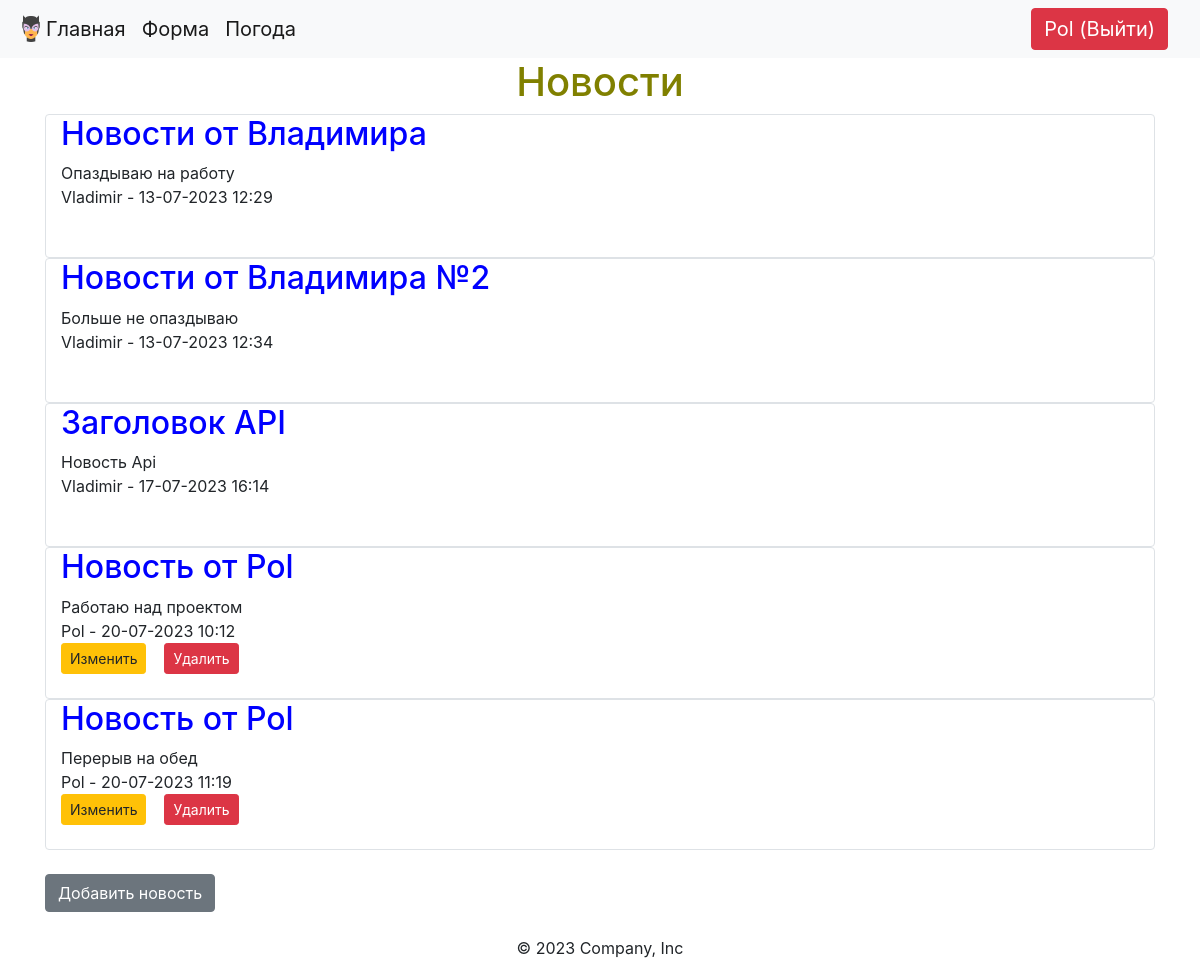
Page /index (signed in) on the committed database.
### data/users.py (models this page shows, shortened)
class User(SqlAlchemyBase, UserMixin, SerializerMixin):
    __tablename__ = 'users'
    id = sqlalchemy.Column(sqlalchemy.Integer, primary_key=True, autoincrement=True)
    name = sqlalchemy.Column(sqlalchemy.String, nullable=True)
    about = sqlalchemy.Column(sqlalchemy.String, nullable=True)
    email = sqlalchemy.Column(sqlalchemy.String, index=True, unique=True, nullable=True)
    hashed_password = sqlalchemy.Column(sqlalchemy.String, nullable=True)
    create_date = sqlalchemy.Column(sqlalchemy.DateTime, default=datetime.datetime.now())
    news = orm.relationship("News", back_populates='user')  # связываем с классом и user

### data/news.py (models this page shows, shortened)
class News(SqlAlchemyBase, UserMixin, SerializerMixin):
    __tablename__ = 'news'
    id = sqlalchemy.Column(sqlalchemy.Integer, primary_key=True, autoincrement=True)
    title = sqlalchemy.Column(sqlalchemy.String, nullable=True)
    content = sqlalchemy.Column(sqlalchemy.String, nullable=True)
    create_date = sqlalchemy.Column(sqlalchemy.DateTime, default=datetime.datetime.now())
    is_private = sqlalchemy.Column(sqlalchemy.Boolean, default=True)
    is_published = sqlalchemy.Column(sqlalchemy.Boolean, default=True)
    user_id = sqlalchemy.Column(sqlalchemy.Integer, sqlalchemy.ForeignKey("users.id"))
    user = orm.relationship('User')  # связываем с классом

### main.py (the view)
@app.route('/')
@app.route('/index')
def index():
    db_sess = db_session.create_session()
    if current_user.is_authenticated:
        news = db_sess.query(News).filter((News.user == current_user) | (News.is_private != True))
    else:
        news = db_sess.query(News).filter(News.is_private != True)
    return render_template('index.html', title='Новости', news=news)  # * список **словарь

### data/db_session.py (called while the page is built)
def create_session() -> Session:  # аннотатор функций, возвращает сессию
    global created
    return created()

### main.py (called while the page is built)
@login_manager.user_loader
def load_user(user_id):
    db_sess = db_session.create_session()
    return db_sess.get(User, user_id)

### templates/index.html
{% extends "base.html" %}
{% block content %}
<h1 align="center" style="color: olive;"> Новости </h1>
<div class="container">
{% for item in news %}
<div class="col border rounded ">
    <h2 style="color:blue;">{{ item.title }} </h2>
    <div>{{ item.content }}</div>
    <div>{{ item.user.name }} - {{ item.create_date.strftime("%d-%m-%Y %H:%M")}}</div>
 {% if current_user.is_authenticated and current_user == item.user %}
        <a href="/news/{{ item.id }}" class="btn btn-sm btn-warning">Изменить</a>&nbsp; &nbsp;
        <a href="/news_del/{{ item.id }}" class="btn btn-sm btn-danger"
           title="Удалить новость: &laquo;{{item.title}}&raquo;"
           onclick="return confirm('Вы действительно хотите удалить новость &laquo;{{item.title}}&raquo;?')">Удалить</a>
    {% endif %}
<br><br></div>
{% endfor %}
{% if current_user.is_authenticated %}
    <br><a href="news" class="btn btn-secondary">Добавить новость</a><br><br>
{% endif %}
</div>
<p class="text-center text-body-secondary">© 2023 Company, Inc</p>
{% endblock %}

### templates/base.html (shortened to what this page needs)
<!DOCTYPE html>
<html lang="en">
<head>
    <link rel="stylesheet" type="text/css" href="../static/css/style.css">
    <link rel="stylesheet" href="https://cdn.jsdelivr.net/npm/bootstrap@4.6.2/dist/css/bootstrap.min.css"
>
</head>
<body>
<header>
    <nav class="navbar navbar-light bg-light d-flex justify-content-start">
        <a class="navbar-brand" href="/index">
            <img src="../static/images/Picture-icon.png" width="30" height="30"
                 class="d-inline-block align-top" alt="">Главная</a>
        <a class="navbar-brand" href="/form_sample">Форма</a>
        <a class="navbar-brand" href="/weather_form">Погода</a>
        {% if current_user.is_authenticated %}
        <a class="navbar-brand btn btn-danger text-white ml-auto" title="Нажмите для выхода" href="/logout">{{ current_user.name}} (Выйти)</a>
        {% else %}
        <a class="navbar-brand" href="/login">Авторизация</a>
        <a class="navbar-brand" href="/register">Регистрация</a>
        {% endif %}
    </nav>
</header>
{% block content %}{% endblock %}
</body>
</html>

### rows in the picture
User: name "Pol"
News: title "Новости от Владимира", content "Опаздываю на работу", user.name "Vladimir", create_date "13-07-2023 12:29"
News: title "Новости от Владимира №2", content "Больше не опаздываю", user.name "Vladimir", create_date "13-07-2023 12:34"
News: title "Заголовок API", content "Новость Api", user.name "Vladimir", create_date "17-07-2023 16:14"
News: title "Новость от Pol", content "Работаю над проектом", user.name "Pol", create_date "20-07-2023 10:12"
News: title "Новость от Pol", content "Перерыв на обед", user.name "Pol", create_date "20-07-2023 11:19"
